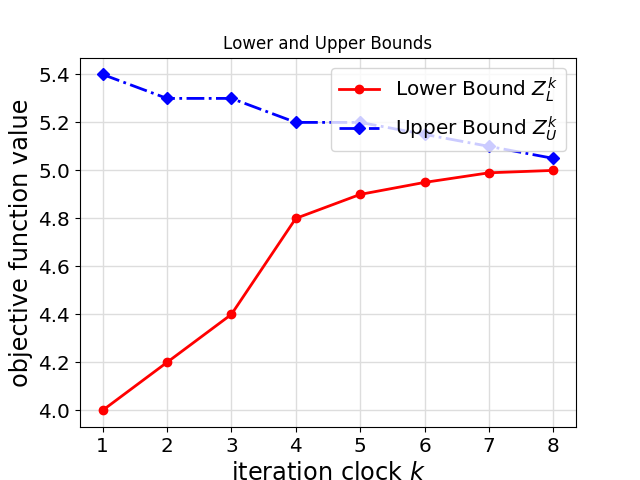

Here is the Julia script that generated this plot:
# -*- coding: utf-8 -*-

using PyPlot

lower_bound = [4.0, 4.2, 4.4, 4.8, 4.9, 4.95, 4.99, 5.00]
upper_bound = [5.4, 5.3, 5.3, 5.2, 5.2, 5.15, 5.10, 5.05]
iter = 1:8

fig = figure()

plot(iter, lower_bound, color="red", lw=2.0, ls="-", marker="o", label=L"Lower Bound $Z^k_L$")
plot(iter, upper_bound, color="blue", lw=2.0, ls="-.", marker="D", label=L"Upper Bound $Z^k_U$")
xlabel(L"iteration clock $k$", fontsize="xx-large")
ylabel("objective function value", fontsize="xx-large")
legend(loc="upper right", fontsize="x-large")
grid(color="#DDDDDD", ls="-", lw=1.0)
tick_params(axis="both", which="major", labelsize="x-large")

title("Lower and Upper Bounds")
savefig("ex2.png")
savefig("ex2.pdf")
close(fig)
